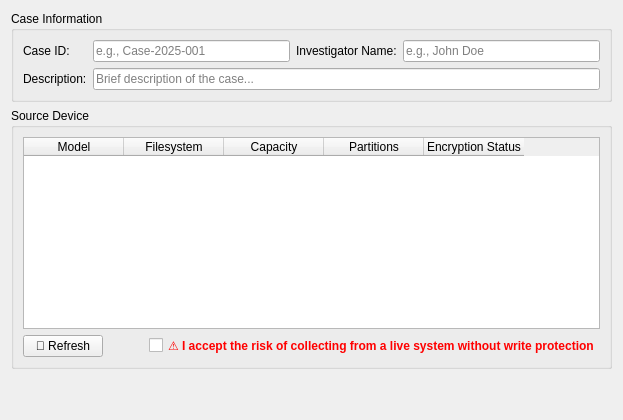
     <widget class="QWidget" name="page_step1_setup">
      <layout class="QVBoxLayout" name="verticalLayout_step1">
       <item>
        <widget class="QGroupBox" name="groupBox_case_info">
         <property name="title">
          <string>Case Information</string>
         </property>
         <layout class="QGridLayout" name="gridLayout_case_info">
          <item row="0" column="0">
           <widget class="QLabel" name="label_case_id">
            <property name="text">
             <string>Case ID:</string>
            </property>
           </widget>
          </item>
          <item row="0" column="1">
           <widget class="QLineEdit" name="lineEdit_case_id">
            <property name="placeholderText">
             <string>e.g., Case-2025-001</string>
            </property>
           </widget>
          </item>
          <item row="0" column="2">
           <widget class="QLabel" name="label_investigator">
            <property name="text">
             <string>Investigator Name:</string>
            </property>
           </widget>
          </item>
          <item row="0" column="3">
           <widget class="QLineEdit" name="lineEdit_investigator">
            <property name="placeholderText">
             <string>e.g., John Doe</string>
            </property>
           </widget>
          </item>
          <item row="1" column="0">
           <widget class="QLabel" name="label_case_description">
            <property name="text">
             <string>Description:</string>
            </property>
           </widget>
          </item>
          <item row="1" column="1" colspan="3">
           <widget class="QLineEdit" name="lineEdit_case_description">
            <property name="placeholderText">
             <string>Brief description of the case...</string>
            </property>
           </widget>
          </item>
         </layout>
        </widget>
       </item>
       <item>
        <widget class="QGroupBox" name="groupBox_source_device">
         <property name="title">
          <string>Source Device</string>
         </property>
         <layout class="QVBoxLayout" name="verticalLayout_source">
          <item>
           <widget class="QTableWidget" name="tableWidget_devices">
            <property name="selectionMode">
             <enum>QAbstractItemView::SingleSelection</enum>
            </property>
            <property name="selectionBehavior">
             <enum>QAbstractItemView::SelectRows</enum>
            </property>
            <column>
             <property name="text">
              <string>Model</string>
             </property>
            </column>
            <column>
             <property name="text">
              <string>Filesystem</string>
             </property>
            </column>
            <column>
             <property name="text">
              <string>Capacity</string>
             </property>
            </column>
            <column>
             <property name="text">
              <string>Partitions</string>
             </property>
            </column>
            <column>
             <property name="text">
              <string>Encryption Status</string>
             </property>
            </column>
           </widget>
          </item>
          <item>
           <layout class="QHBoxLayout" name="horizontalLayout_source_controls">
            <item>
             <widget class="QPushButton" name="pushButton_refresh_devices">
              <property name="text">
               <string>🔄 Refresh</string>
              </property>
             </widget>
            </item>
            <item>
             <spacer name="horizontalSpacer_source">
              <property name="orientation">
               <enum>Qt::Horizontal</enum>
              </property>
              <property name="sizeHint" stdset="0">
               <size>
                <width>40</width>
                <height>20</height>
               </size>
              </property>
             </spacer>
            </item>
            <item>
             <widget class="QCheckBox" name="checkBox_accept_risk">
              <property name="enabled">
               <bool>true</bool>
              </property>
              <property name="styleSheet">
               <string notr="true">color: red; font-weight: bold;</string>
              </property>
              <property name="text">
               <string>⚠️ I accept the risk of collecting from a live system without write protection</string>
              </property>
             </widget>
            </item>
           </layout>
          </item>
         </layout>
        </widget>
       </item>
       <item>
        <spacer name="verticalSpacer_step1">
         <property name="orientation">
          <enum>Qt::Vertical</enum>
         </property>
         <property name="sizeHint" stdset="0">
          <size>
           <width>20</width>
           <height>40</height>
          </size>
         </property>
        </spacer>
       </item>
      </layout>
     </widget>
